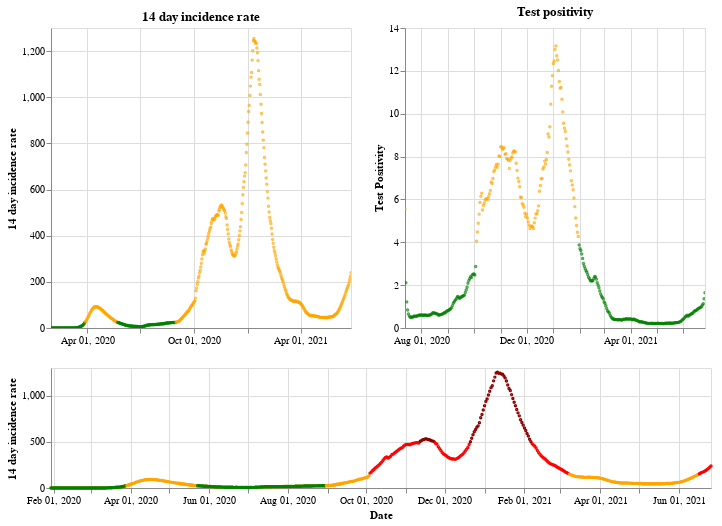

The notebook cell saved with this chart:
### Markdown cell above
## England

### Code cell
plot_traffic_light('England')

### Figure 1 — Vega-Lite specification as saved in the notebook (floating-point values rounded to 4 significant figures; data arrays with more than 128 entries replaced by an {"elided": "..."} marker saying what was removed)
{"config": {"view": {"continuousWidth": 400, "continuousHeight": 300}}, "vconcat": [{"hconcat": [{"mark": {"type": "point", "size": 2}, "encoding": {"color": {"condition": {"value": "green", "test": "(datum.twoWeeklyCasesRate <= 25)"}, "value": "orange"}, "tooltip": [{"type": "nominal", "field": "areaName"}, {"type": "temporal", "field": "date"}, {"type": "quantitative", "field": "twoWeeklyCasesRate"}, {"type": "quantitative", "field": "testPositivity"}], "x": {"type": "temporal", "axis": {"title": ""}, "field": "date", "scale": {"domain": {"selection": "DateBrush"}}, "timeUnit": "yearmonthdate"}, "y": {"type": "quantitative", "axis": {"title": "14 day incidence rate"}, "field": "twoWeeklyCasesRate"}}, "title": "14 day incidence rate", "width": 300}, {"mark": {"type": "point", "size": 2}, "encoding": {"color": {"condition": {"value": "green", "test": "(datum.testPositivity <= 4)"}, "value": "orange"}, "tooltip": [{"type": "nominal", "field": "areaName"}, {"type": "temporal", "field": "date"}, {"type": "quantitative", "field": "twoWeeklyCasesRate"}, {"type": "quantitative", "field": "testPositivity"}], "x": {"type": "temporal", "axis": {"title": ""}, "field": "date", "scale": {"domain": {"selection": "DateBrush"}}, "timeUnit": "yearmonthdate"}, "y": {"type": "quantitative", "axis": {"title": "Test Positivity"}, "field": "testPositivity"}}, "title": "Test positivity", "width": 300}]}, {"layer": [{"mark": {"type": "point", "size": 2}, "encoding": {"color": {"condition": {"value": "orange", "test": "((50 && datum.twoWeeklyCasesRate) < 150)"}, "value": "red"}, "opacity": {"condition": {"value": 1, "test": "((50 && datum.twoWeeklyCasesRate) < 500)"}, "value": 0}, "tooltip": [{"type": "nominal", "field": "areaName"}, {"type": "temporal", "field": "date"}, {"type": "quantitative", "field": "twoWeeklyCasesRate"}, {"type": "quantitative", "field": "testPositivity"}], "x": {"type": "temporal", "axis": {"title": "Date"}, "field": "date", "timeUnit": "yearmonthdate"}, "y": {"type": "quantitative", "axis": {"title": "14 day incidence rate"}, "field": "twoWeeklyCasesRate"}}, "selection": {"DateBrush": {"type": "interval", "encodings": ["x"], "fields": ["Time"]}}}, {"mark": {"type": "point", "size": 2}, "encoding": {"color": {"value": "darkred"}, "opacity": {"condition": {"value": 1, "test": "(datum.twoWeeklyCasesRate >= 500)"}, "value": 0}, "tooltip": [{"type": "nominal", "field": "areaName"}, {"type": "temporal", "field": "date"}, {"type": "quantitative", "field": "twoWeeklyCasesRate"}, {"type": "quantitative", "field": "testPositivity"}], "x": {"type": "temporal", "axis": {"title": "Date"}, "field": "date", "timeUnit": "yearmonthdate"}, "y": {"type": "quantitative", "axis": {"title": "14 day incidence rate"}, "field": "twoWeeklyCasesRate"}}}, {"mark": {"type": "point", "size": 2}, "encoding": {"color": {"condition": {"value": "green", "test": "((4 && datum.twoWeeklyCasesRate) < 25)"}, "value": "orange"}, "opacity": {"condition": {"value": 1, "test": "(datum.twoWeeklyCasesRate < 50)"}, "value": 0}, "tooltip": [{"type": "nominal", "field": "areaName"}, {"type": "temporal", "field": "date"}, {"type": "quantitative", "field": "twoWeeklyCasesRate"}, {"type": "quantitative", "field": "testPositivity"}], "x": {"type": "temporal", "axis": {"title": "Date"}, "field": "date", "timeUnit": "yearmonthdate"}, "y": {"type": "quantitative", "axis": {"title": "14 day incidence rate"}, "field": "twoWeeklyCasesRate"}}}], "height": 120, "width": 660}], "data": {"name": "data-df57d8c3374d5292d49a9ed7efe082cc"}, "$schema": "https://vega.github.io/schema/vega-lite/v4.8.1.json", "datasets": {"data-df57d8c3374d5292d49a9ed7efe082cc": {"elided": "514 records"}}}
